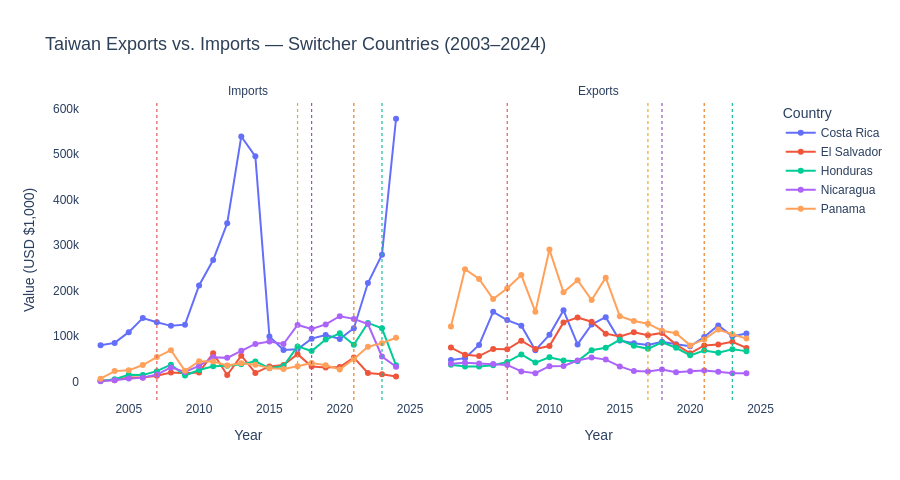

Notebook source saved alongside this figure:
### Markdown cell above
## Exports vs. Imports Side by Side

The faceted chart below separates **exports** (goods Taiwan sells to these countries) from **imports** (goods Taiwan buys from them), letting you compare both trade directions for each country simultaneously.

### Code cell
# ── Chart 7: Exports vs Imports faceted — Switchers ───────────────────
tw_long_sw = tw_focus[
    (tw_focus["Partner"].isin(switch_years.keys())) &
    (tw_focus["Flow"].isin(["Exports", "Imports"]))
].copy()

fig = px.line(
    tw_long_sw,
    x="Year", y="Value",
    color="Partner",
    facet_col="Flow",
    markers=True,
    title="Taiwan Exports vs. Imports — Switcher Countries (2003–2024)",
    labels={"Value": "Value (USD $1,000)", "Partner": "Country"},
)

# Add switch year lines per country
for country, sy in switch_years.items():
    fig.add_vline(x=sy, line_dash="dot", line_color=SWITCHER_COLORS.get(country, 'gray'),
                  line_width=1.2)

fig.update_layout(
    plot_bgcolor="white", paper_bgcolor="white",
    font=dict(family="Arial", size=12),
    title_font=dict(size=18, color=ACCENT),
    hovermode="x unified",
    height=480
)
fig.for_each_annotation(lambda a: a.update(text=a.text.split("=")[-1]))
fig.show()

### Figure 1 — Plotly figure (JSON) as saved in the notebook; plotly's stock layout.template omitted (floating-point values rounded to 4 significant figures)
{"data": [{"hovertemplate": "Country=Costa Rica<br>Flow=Imports<br>Year=%{x}<br>Value (USD $1,000)=%{y}<extra></extra>", "legendgroup": "Costa Rica", "line": {"color": "#636efa", "dash": "solid"}, "marker": {"symbol": "circle"}, "mode": "lines+markers", "name": "Costa Rica", "orientation": "v", "showlegend": true, "type": "scatter", "x": [2003, 2004, 2005, 2006, 2007, 2008, 2009, 2010, 2011, 2012, 2013, 2014, 2015, 2016, 2017, 2018, 2019, 2020, 2021, 2022, 2023, 2024], "xaxis": "x", "y": [79600.0, 84950.0, 108600.0, 139600.0, 130400.0, 122500.0, 125100.0, 211100.0, 267200.0, 347900.0, 538800.0, 495100.0, 99310.0, 69490.0, 70810.0, 94360.0, 102500.0, 93510.0, 117300.0, 216500.0, 279000.0, 577700.0], "yaxis": "y"}, {"hovertemplate": "Country=Costa Rica<br>Flow=Exports<br>Year=%{x}<br>Value (USD $1,000)=%{y}<extra></extra>", "legendgroup": "Costa Rica", "line": {"color": "#636efa", "dash": "solid"}, "marker": {"symbol": "circle"}, "mode": "lines+markers", "name": "Costa Rica", "orientation": "v", "showlegend": false, "type": "scatter", "x": [2003, 2004, 2005, 2006, 2007, 2008, 2009, 2010, 2011, 2012, 2013, 2014, 2015, 2016, 2017, 2018, 2019, 2020, 2021, 2022, 2023, 2024], "xaxis": "x2", "y": [47150.0, 51480.0, 80390.0, 153200.0, 135100.0, 122900.0, 68940.0, 102700.0, 156500.0, 81630.0, 125500.0, 141500.0, 90270.0, 84190.0, 80250.0, 87640.0, 82220.0, 77670.0, 97910.0, 123500.0, 99430.0, 105800.0], "yaxis": "y2"}, {"hovertemplate": "Country=El Salvador<br>Flow=Imports<br>Year=%{x}<br>Value (USD $1,000)=%{y}<extra></extra>", "legendgroup": "El Salvador", "line": {"color": "#EF553B", "dash": "solid"}, "marker": {"symbol": "circle"}, "mode": "lines+markers", "name": "El Salvador", "orientation": "v", "showlegend": true, "type": "scatter", "x": [2003, 2004, 2005, 2006, 2007, 2008, 2009, 2010, 2011, 2012, 2013, 2014, 2015, 2016, 2017, 2018, 2019, 2020, 2021, 2022, 2023, 2024], "xaxis": "x", "y": [2446.0, 2892.0, 8798.0, 8995.0, 12840.0, 20100.0, 18470.0, 20010.0, 62270.0, 14350.0, 56910.0, 19040.0, 33350.0, 36280.0, 60290.0, 32910.0, 30990.0, 31740.0, 52720.0, 18810.0, 16280.0, 11310.0], "yaxis": "y"}, {"hovertemplate": "Country=El Salvador<br>Flow=Exports<br>Year=%{x}<br>Value (USD $1,000)=%{y}<extra></extra>", "legendgroup": "El Salvador", "line": {"color": "#EF553B", "dash": "solid"}, "marker": {"symbol": "circle"}, "mode": "lines+markers", "name": "El Salvador", "orientation": "v", "showlegend": false, "type": "scatter", "x": [2003, 2004, 2005, 2006, 2007, 2008, 2009, 2010, 2011, 2012, 2013, 2014, 2015, 2016, 2017, 2018, 2019, 2020, 2021, 2022, 2023, 2024], "xaxis": "x2", "y": [74600.0, 58730.0, 56110.0, 71610.0, 71030.0, 89710.0, 71580.0, 78170.0, 130000.0, 140600.0, 131500.0, 105400.0, 99000.0, 108200.0, 101800.0, 106900.0, 81150.0, 61960.0, 79260.0, 81550.0, 87530.0, 73930.0], "yaxis": "y2"}, {"hovertemplate": "Country=Honduras<br>Flow=Imports<br>Year=%{x}<br>Value (USD $1,000)=%{y}<extra></extra>", "legendgroup": "Honduras", "line": {"color": "#00cc96", "dash": "solid"}, "marker": {"symbol": "circle"}, "mode": "lines+markers", "name": "Honduras", "orientation": "v", "showlegend": true, "type": "scatter", "x": [2003, 2004, 2005, 2006, 2007, 2008, 2009, 2010, 2011, 2012, 2013, 2014, 2015, 2016, 2017, 2018, 2019, 2020, 2021, 2022, 2023, 2024], "xaxis": "x", "y": [1014.0, 5148.0, 15060.0, 14400.0, 22830.0, 37140.0, 13250.0, 25440.0, 33740.0, 34710.0, 38290.0, 44320.0, 29240.0, 34130.0, 77270.0, 67140.0, 92400.0, 106000.0, 80640.0, 128800.0, 117000.0, 35610.0], "yaxis": "y"}, {"hovertemplate": "Country=Honduras<br>Flow=Exports<br>Year=%{x}<br>Value (USD $1,000)=%{y}<extra></extra>", "legendgroup": "Honduras", "line": {"color": "#00cc96", "dash": "solid"}, "marker": {"symbol": "circle"}, "mode": "lines+markers", "name": "Honduras", "orientation": "v", "showlegend": false, "type": "scatter", "x": [2003, 2004, 2005, 2006, 2007, 2008, 2009, 2010, 2011, 2012, 2013, 2014, 2015, 2016, 2017, 2018, 2019, 2020, 2021, 2022, 2023, 2024], "xaxis": "x2", "y": [37150.0, 33220.0, 33170.0, 36000.0, 43130.0, 59500.0, 41620.0, 53370.0, 46480.0, 44820.0, 68880.0, 74440.0, 91810.0, 78670.0, 71920.0, 86030.0, 74240.0, 57610.0, 68080.0, 63140.0, 71020.0, 66870.0], "yaxis": "y2"}, {"hovertemplate": "Country=Nicaragua<br>Flow=Imports<br>Year=%{x}<br>Value (USD $1,000)=%{y}<extra></extra>", "legendgroup": "Nicaragua", "line": {"color": "#ab63fa", "dash": "solid"}, "marker": {"symbol": "circle"}, "mode": "lines+markers", "name": "Nicaragua", "orientation": "v", "showlegend": true, "type": "scatter", "x": [2003, 2004, 2005, 2006, 2007, 2008, 2009, 2010, 2011, 2012, 2013, 2014, 2015, 2016, 2017, 2018, 2019, 2020, 2021, 2022, 2023, 2024], "xaxis": "x", "y": [668.5, 2827.0, 6613.0, 8625.0, 15340.0, 31100.0, 21010.0, 34330.0, 53640.0, 52060.0, 67670.0, 82670.0, 88120.0, 82520.0, 124400.0, 115800.0, 125600.0, 143600.0, 137700.0, 126300.0, 55110.0, 32550.0], "yaxis": "y"}, {"hovertemplate": "Country=Nicaragua<br>Flow=Exports<br>Year=%{x}<br>Value (USD $1,000)=%{y}<extra></extra>", "legendgroup": "Nicaragua", "line": {"color": "#ab63fa", "dash": "solid"}, "marker": {"symbol": "circle"}, "mode": "lines+markers", "name": "Nicaragua", "orientation": "v", "showlegend": false, "type": "scatter", "x": [2003, 2004, 2005, 2006, 2007, 2008, 2009, 2010, 2011, 2012, 2013, 2014, 2015, 2016, 2017, 2018, 2019, 2020, 2021, 2022, 2023, 2024], "xaxis": "x2", "y": [39310.0, 41280.0, 39690.0, 38820.0, 36640.0, 22360.0, 18280.0, 33760.0, 34360.0, 46150.0, 53010.0, 48270.0, 33300.0, 22950.0, 22220.0, 26240.0, 20220.0, 22920.0, 24310.0, 21730.0, 18020.0, 18100.0], "yaxis": "y2"}, {"hovertemplate": "Country=Panama<br>Flow=Imports<br>Year=%{x}<br>Value (USD $1,000)=%{y}<extra></extra>", "legendgroup": "Panama", "line": {"color": "#FFA15A", "dash": "solid"}, "marker": {"symbol": "circle"}, "mode": "lines+markers", "name": "Panama", "orientation": "v", "showlegend": true, "type": "scatter", "x": [2003, 2004, 2005, 2006, 2007, 2008, 2009, 2010, 2011, 2012, 2013, 2014, 2015, 2016, 2017, 2018, 2019, 2020, 2021, 2022, 2023, 2024], "xaxis": "x", "y": [6376.0, 22940.0, 24640.0, 36290.0, 53780.0, 69010.0, 23540.0, 44840.0, 43940.0, 35370.0, 40340.0, 37160.0, 29500.0, 27530.0, 33500.0, 40790.0, 35870.0, 26580.0, 49770.0, 76560.0, 84450.0, 96330.0], "yaxis": "y"}, {"hovertemplate": "Country=Panama<br>Flow=Exports<br>Year=%{x}<br>Value (USD $1,000)=%{y}<extra></extra>", "legendgroup": "Panama", "line": {"color": "#FFA15A", "dash": "solid"}, "marker": {"symbol": "circle"}, "mode": "lines+markers", "name": "Panama", "orientation": "v", "showlegend": false, "type": "scatter", "x": [2003, 2004, 2005, 2006, 2007, 2008, 2009, 2010, 2011, 2012, 2013, 2014, 2015, 2016, 2017, 2018, 2019, 2020, 2021, 2022, 2023, 2024], "xaxis": "x2", "y": [121200.0, 247000.0, 225500.0, 181400.0, 205300.0, 234000.0, 153400.0, 290100.0, 196400.0, 222900.0, 179100.0, 228400.0, 143700.0, 133000.0, 127200.0, 111700.0, 106300.0, 79520.0, 92610.0, 114300.0, 104100.0, 94380.0], "yaxis": "y2"}], "layout": {"annotations": [{"showarrow": false, "text": "Imports", "x": 0.245, "xanchor": "center", "xref": "paper", "y": 1, "yanchor": "bottom", "yref": "paper"}, {"showarrow": false, "text": "Exports", "x": 0.755, "xanchor": "center", "xref": "paper", "y": 1, "yanchor": "bottom", "yref": "paper"}], "font": {"family": "Arial", "size": 12}, "height": 480, "hovermode": "x unified", "legend": {"title": {"text": "Country"}, "tracegroupgap": 0}, "paper_bgcolor": "white", "plot_bgcolor": "white", "shapes": [{"line": {"color": "#E05C5C", "dash": "dot", "width": 1.2}, "type": "line", "x0": 2007, "x1": 2007, "xref": "x", "y0": 0, "y1": 1, "yref": "y domain"}, {"line": {"color": "#E05C5C", "dash": "dot", "width": 1.2}, "type": "line", "x0": 2007, "x1": 2007, "xref": "x2", "y0": 0, "y1": 1, "yref": "y2 domain"}, {"line": {"color": "#E8A838", "dash": "dot", "width": 1.2}, "type": "line", "x0": 2017, "x1": 2017, "xref": "x", "y0": 0, "y1": 1, "yref": "y domain"}, {"line": {"color": "#E8A838", "dash": "dot", "width": 1.2}, "type": "line", "x0": 2017, "x1": 2017, "xref": "x2", "y0": 0, "y1": 1, "yref": "y2 domain"}, {"line": {"color": "#9B59B6", "dash": "dot", "width": 1.2}, "type": "line", "x0": 2018, "x1": 2018, "xref": "x", "y0": 0, "y1": 1, "yref": "y domain"}, {"line": {"color": "#9B59B6", "dash": "dot", "width": 1.2}, "type": "line", "x0": 2018, "x1": 2018, "xref": "x2", "y0": 0, "y1": 1, "yref": "y2 domain"}, {"line": {"color": "#E67E22", "dash": "dot", "width": 1.2}, "type": "line", "x0": 2021, "x1": 2021, "xref": "x", "y0": 0, "y1": 1, "yref": "y domain"}, {"line": {"color": "#E67E22", "dash": "dot", "width": 1.2}, "type": "line", "x0": 2021, "x1": 2021, "xref": "x2", "y0": 0, "y1": 1, "yref": "y2 domain"}, {"line": {"color": "#1ABC9C", "dash": "dot", "width": 1.2}, "type": "line", "x0": 2023, "x1": 2023, "xref": "x", "y0": 0, "y1": 1, "yref": "y domain"}, {"line": {"color": "#1ABC9C", "dash": "dot", "width": 1.2}, "type": "line", "x0": 2023, "x1": 2023, "xref": "x2", "y0": 0, "y1": 1, "yref": "y2 domain"}], "title": {"font": {"color": "#2E4057", "size": 18}, "text": "Taiwan Exports vs. Imports — Switcher Countries (2003–2024)"}, "xaxis": {"anchor": "y", "domain": [0, 0.49], "title": {"text": "Year"}}, "xaxis2": {"anchor": "y2", "domain": [0.51, 1], "matches": "x", "title": {"text": "Year"}}, "yaxis": {"anchor": "x", "domain": [0, 1], "title": {"text": "Value (USD $1,000)"}}, "yaxis2": {"anchor": "x2", "domain": [0, 1], "matches": "y", "showticklabels": false}}}
